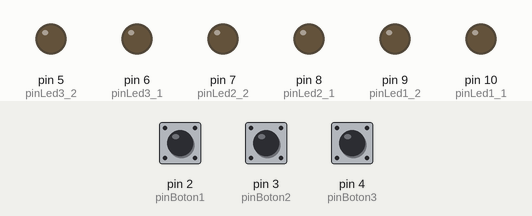
This sketch was run on a simulated Arduino Uno, built with avr-gcc and run on an emulated ATmega328P. On the bench: output pins drawn as LEDs (lit = HIGH). The test bench sets the inputs (shaded band); at power-on: pin 2 (pinBoton1) LOW, pin 3 (pinBoton2) LOW, pin 4 (pinBoton3) LOW.

Above: at 1.2 s.
1.3 s: pin 2 (pinBoton1) pulled HIGH for 0.15 s
At 1.37 s:
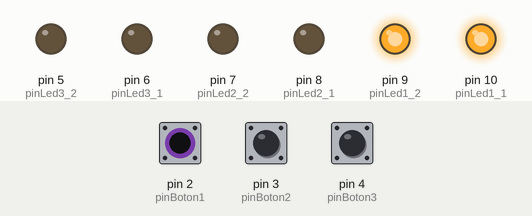
2.9 s: pin 3 (pinBoton2) pulled HIGH for 0.15 s
At 2.97 s:
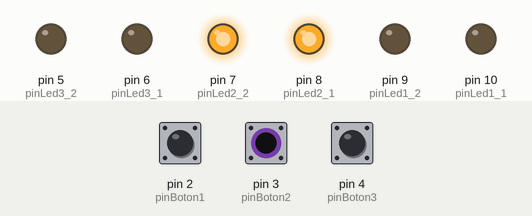
4.5 s: pin 4 (pinBoton3) pulled HIGH for 0.15 s
At 4.57 s:
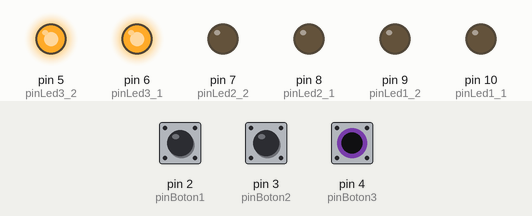
6.1 s: pin 4 (pinBoton3) pulled HIGH for 3.2 s
At 10.5 s:
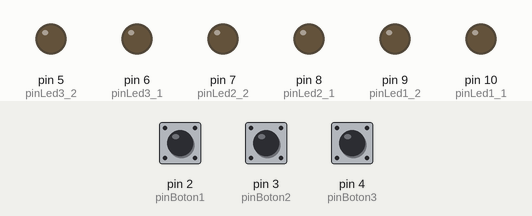
10.8 s: pin 2 (pinBoton1) pulled HIGH for 3.2 s
At 11.6 s:
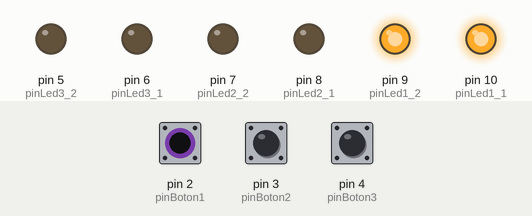
15.5 s: pin 2 (pinBoton1) driven HIGH and pin 3 (pinBoton2) driven HIGH
At 16.4 s:
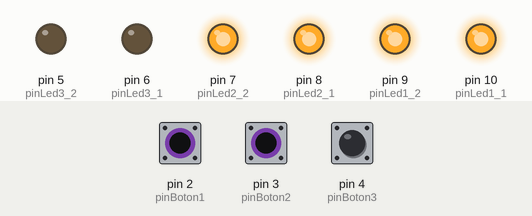
Timing chart, 0 to 18.0 s (numbered marks = the images above; inputs shaded):
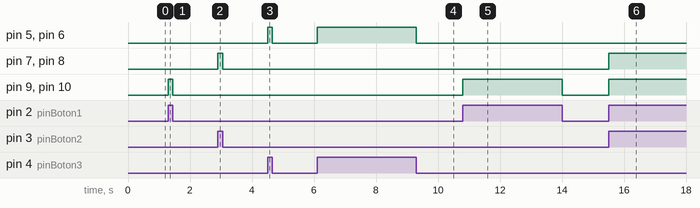

The sketch:

CodigoArdu.ino
```cpp
// Constantes que no cambiarán. Se utilizan para establecer los números de pin:
const int pinBoton1 =  2;
const int pinBoton2 =  3;
const int pinBoton3 =  4;
const int pinLed1_1 = 10;
const int pinLed1_2 =  9;
const int pinLed2_1 =  8;
const int pinLed2_2 =  7;
const int pinLed3_1 =  6;
const int pinLed3_2 =  5;

// Variables que cambiarán:
int estadoBoton1 = 0;           // variable para leer el estado del primer botón pulsador
int estadoBoton2 = 0;           // variable para leer el estado del segundo botón pulsador
int estadoBoton3 = 0;           // variable para leer el estado del tercer botón pulsador

void setup() {
  pinMode(pinLed1_1, OUTPUT);   // inicializa el pin del primer LED asociado al primer botón como salida
  pinMode(pinLed1_2, OUTPUT);   // inicializa el pin del segundo LED asociado al primer botón como salida
  pinMode(pinLed2_1, OUTPUT);   // inicializa el pin del primer LED asociado al segundo botón como salida
  pinMode(pinLed2_2, OUTPUT);   // inicializa el pin del segundo LED asociado al segundo botón como salida
  pinMode(pinLed3_1, OUTPUT);   // inicializa el pin del primer LED asociado al tercer botón como salida
  pinMode(pinLed3_2, OUTPUT);   // inicializa el pin del segundo LED asociado al tercer botón como salida

  pinMode(pinBoton1, INPUT);    // inicializa el pin del primer botón pulsador como entrada
  pinMode(pinBoton2, INPUT);    // inicializa el pin del segundo botón pulsador como entrada
  pinMode(pinBoton3, INPUT);    // inicializa el pin del tercer botón pulsador como entrada
}

void loop() {
  // Lee el estado de los botones
  estadoBoton1 = digitalRead(pinBoton1);  // estado del primer botón
  estadoBoton2 = digitalRead(pinBoton2);  // estado del segundo botón
  estadoBoton3 = digitalRead(pinBoton3);  // estado del tercer botón

  // Reacciona al estado de los botones
  if (estadoBoton1 == HIGH) {
    digitalWrite(pinLed1_1, HIGH);    // enciende el primer LED asociado al primer botón
    digitalWrite(pinLed1_2, HIGH);    // enciende el segundo LED asociado al primer botón
  } else {
    digitalWrite(pinLed1_1, LOW);     // apaga el primer LED asociado al primer botón
    digitalWrite(pinLed1_2, LOW);     // apaga el segundo LED asociado al primer botón
  }

  if (estadoBoton2 == HIGH) {
    digitalWrite(pinLed2_1, HIGH);    // enciende el primer LED asociado al segundo botón
    digitalWrite(pinLed2_2, HIGH);    // enciende el segundo LED asociado al segundo botón
  } else {
    digitalWrite(pinLed2_1, LOW);     // apaga el primer LED asociado al segundo botón
    digitalWrite(pinLed2_2, LOW);     // apaga el segundo LED asociado al segundo botón
  }

  if (estadoBoton3 == HIGH) {
    digitalWrite(pinLed3_1, HIGH);    // enciende el primer LED asociado al tercer botón
    digitalWrite(pinLed3_2, HIGH);    // enciende el segundo LED asociado al tercer botón
  } else {
    digitalWrite(pinLed3_1, LOW);     // apaga el primer LED asociado al tercer botón
    digitalWrite(pinLed3_2, LOW);     // apaga el segundo LED asociado al tercer botón
  }
}
```

Measured:
- after the input at 1.3 s, pin 9 (pinLed1_2), pin 10 (pinLed1_1): LOW → HIGH at once, → LOW 0.15 s later
- after the input at 2.9 s, pin 7 (pinLed2_2), pin 8 (pinLed2_1): LOW → HIGH at once, → LOW 0.15 s later
- after the input at 4.5 s, pin 5 (pinLed3_2), pin 6 (pinLed3_1): LOW → HIGH at once, → LOW 0.15 s later
- after the input at 6.1 s, pin 5 (pinLed3_2), pin 6 (pinLed3_1): LOW → HIGH at once, → LOW 3.2 s later
- after the input at 10.8 s, pin 9 (pinLed1_2), pin 10 (pinLed1_1): LOW → HIGH at once, → LOW 3.2 s later
- after the input at 15.5 s, pin 7 (pinLed2_2), pin 8 (pinLed2_1), pin 9 (pinLed1_2), pin 10 (pinLed1_1): LOW → HIGH at once
